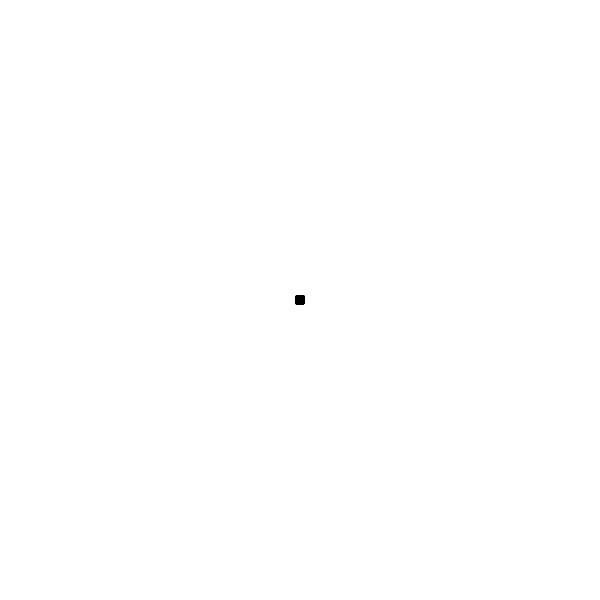
Frame 1 (no input)
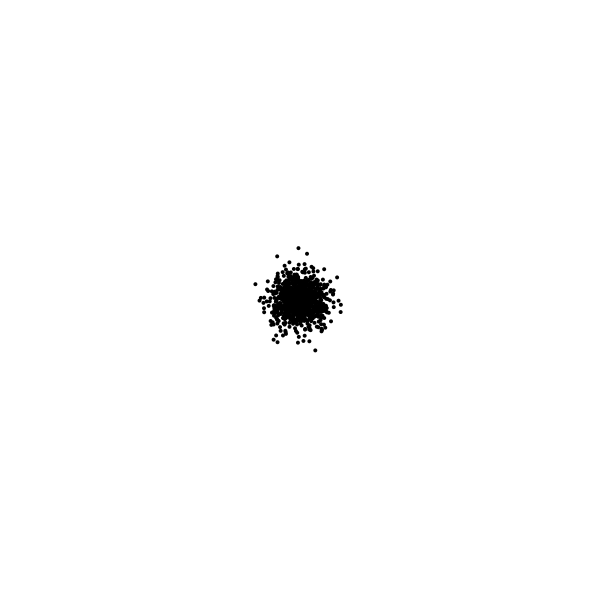
Frame 60 (the mouse pressed at the canvas centre just before this capture)
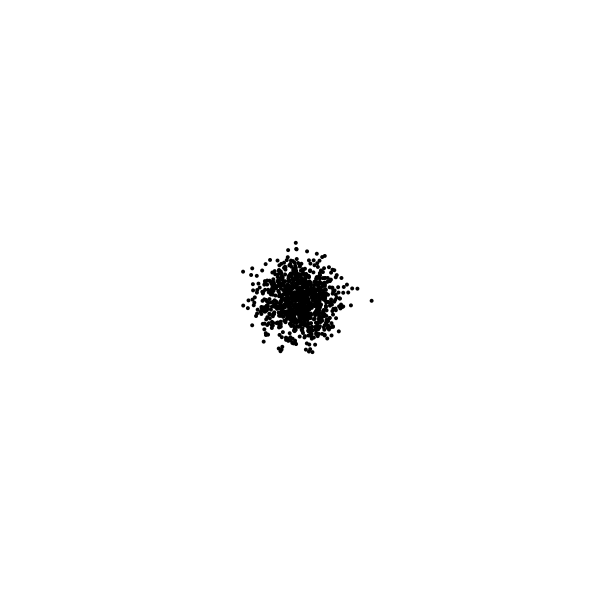
Frame 120 (the mouse held since frame 60 and released just before this capture)

The Processing sketch that drew these frames (run headless with seeded random() and noise(); from frame 60 on, the mouse is pressed at the canvas centre):

// Processing sketch: agent_crowd
// ── agent_crowd.pde
// エージェント（群衆ランダムウォーク）

// エージェントの数
int count = 1000;
// エージェントの位置
float[] xs;
float[] ys;

void setup() {
  size(600, 600);
  noStroke();
  fill(0);

  xs = new float[count];
  ys = new float[count];

  // 初期位置
  for (int i = 0; i < count; i++) {
    xs[i] = width / 2;
    ys[i] = height / 2;
  }
}

void draw() {
  background(255);

  for (int i = 0; i < count; i++) {
    // 移動
    xs[i] += random(-3, +3);
    ys[i] += random(-3, +3);

    ellipse(xs[i], ys[i], 4, 4);
  }
}
